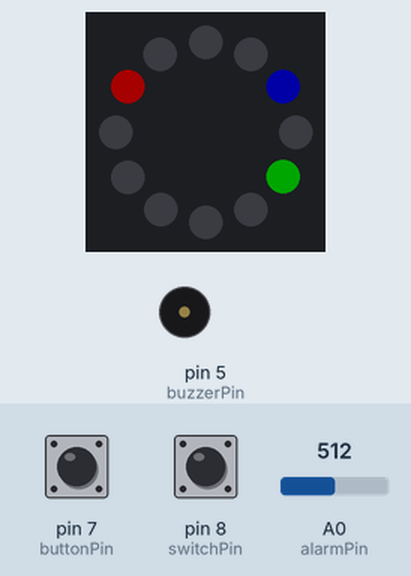
Simulated run of this sketch. Board: Arduino Uno, built with avr-gcc and run on an emulated ATmega328P. Parts: 12 RGB LEDs in a ring, first at the top, clockwise, buzzer (waves = sounding, pin HIGH). Inputs (shaded band) come from the test bench; at power-on: pin 8 (switchPin) LOW, pin 7 (buttonPin) LOW, A0 (alarmPin) = 512. Dim RGB values are drawn brighter than linear.

Above: at 1.2 s.
1.3 s: pin 8 (switchPin) pulled HIGH for 0.15 s
2.9 s: pin 7 (buttonPin) pulled HIGH for 0.15 s
At 6.0 s:
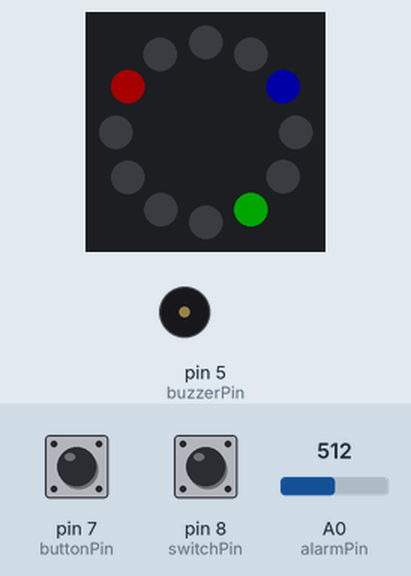
11.5 s: pin 8 (switchPin) pulled HIGH for 1 s
14.0 s: pin 7 (buttonPin) pulled HIGH for 1 s
At 31.2 s:
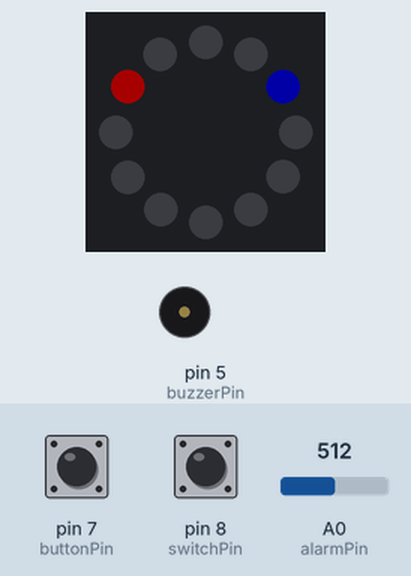
36.5 s: pin 8 (switchPin) pulled HIGH for 3.2 s
41.2 s: pin 7 (buttonPin) driven HIGH and pin 8 (switchPin) driven HIGH
Timing chart, 0 to 44.2 s (numbered marks = the images above; inputs shaded):
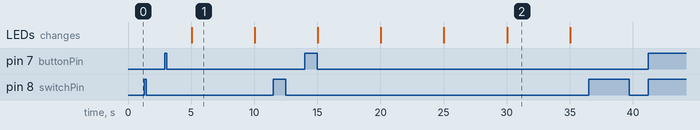

The sketch:

clock.ino
```cpp
#include <Adafruit_NeoPixel.h>
#include <Wire.h>
#include <RTClib.h>
short alarmPin = A0, //defines all the pins and global variables to be used in this project
switchPin = 8,
buttonPin = 7,
buzzerPin = 5,
ringPin = 6,

alarmHour = 0,
alarm5Minute = 0,

brightness = 40; //Maximum brightness of 255


RTC_Millis rtc; //defines the DS1307 as "rtc"
Adafruit_NeoPixel ring = Adafruit_NeoPixel(12, ringPin, NEO_GRB + NEO_KHZ800); //sets all the parameters of the ring

void setup() {
  Serial.begin(57600); //sets the rate of output of the serial monitor
  pinMode(switchPin,INPUT); //Sets switch and button pins to input, and buzzer pin to output
  pinMode(buttonPin,INPUT);
  pinMode(buzzerPin,OUTPUT);
  rtc.adjust(DateTime(F(__DATE__), F(__TIME__))); //sets the date and time of the RTC
  ring.begin(); //Starts the Neopixel ring
  ring.show(); //Initialize all pixels to 'off'
  ring.setBrightness(brightness); //sets brightness using variable set earlier
}

void loop(){
  DateTime now = rtc.now(); //Sets the date and time using the rtc
  while(digitalRead(switchPin)) setAlarm(); //While the switchPin is recieving HIGH input, setAlarm() is looped
  displayTime(now.second(), now.minute(), now.hour()); //Displays the current time on the neopixel
  buzz(now.minute(), now.hour()); //Runs the buzzer function
  delay(50); //Delays 50 milliseconds
}

void displayTime(short seconds, short minutes, short hours){ //displayTime() is passed the current second, minute, and hour
  reset(); //first clears the neopixel
  showSeconds(seconds); //Shows the current second on the neopixel
  showMinutes(minutes); //Shows the current minute on the neopixel
  showHours(hours);     //Shows the current hour on the neopixel
}

void reset(){ //Clears the neopixel
  for(int i=0;i<12;i++)  ring.setPixelColor(i, ring.Color(0,0,0)); //Sets all 12 pixels to rgb 0,0,0
  ring.show();  //displays new neopixel output
}

void showHours(short hours){
  short pixel = hours;
  if(pixel > 12) pixel -= 12; //if the hour is greater than 12, subtract 12 (ie 13:00 to 1:00)
  setPixels(pixel, 255, 0, 0); //sets the pixel to red
}

void showMinutes(float minutes){
  short pixel = floor(minutes/5);  //divides the minute by 5 and floor to give the appropriate pixel
  setPixels(pixel, 0, 0, 255); //sets the pixel to blue
}

void showSeconds(float seconds){
  short pixel = floor((seconds)/5);  //divides the second by 5 and floor to give the apprpriate pixel
  setPixels(pixel, 0, 255, 0); //sets the pixel to green
}

void setPixels(short pixel, short r, short g, short b){ //displays pixels based on pixel # and rgb values passed to it
  ring.setPixelColor(pixel, ring.Color(r,g,b)); //sets pixels
  ring.show(); //displays new neopixel output
}

void setAlarm(){ //Sets the time for the alarm to go off
  while(digitalRead(buttonPin) && digitalRead(switchPin)) //while button is unpressed, and switch is on
      setAlarmHour(); //Sets the hour for the alarm to go off on

  while(!digitalRead(buttonPin)); //Doesn't move to next while loop until button is unpressed

  while(digitalRead(buttonPin) && digitalRead(switchPin)) //while button is unpressed, and switch is on
      setAlarmMinute(); //Sets the minute for the alarm to go off on

  while(!digitalRead(buttonPin)); //Doesn't move to next while loop until button is unpressed
}

void setAlarmHour(){
  reset(); //Clears the neopixel ring
  short potVal = readPotValue();
  setPixels(potVal,255,0,0); //Sets the Neopixel hour pixel to the potentiometer value
  if(!digitalRead(buttonPin)) alarmHour = potVal; //if the button is clicked, alarmHour is set
}

void setAlarmMinute(){
  reset(); //Clears the neopixel ring
  short potVal = readPotValue();
  setPixels(potVal,0,0,255); //Sets the Neopixel minute pixel to the potentiometer value
  if(!digitalRead(buttonPin)) alarm5Minute = potVal;  //if the button is clicked, alarmMinute is set
}

short readPotValue(){
  short value = analogRead(alarmPin); //Sets the value to the analog reading of the alarmPin
  value = map(value, 0, 1024, 0, 12); //maps the potentiometer reading to 12 values
  return value; //returns the value
}

void buzz(short minutes, short hours){
  if(hours > 12) hours -= 12; //subtracts 12 from the hours if the hours is above 12 (ie 13:00 to 1:00)
  minutes = floor(minutes/5); //divides the current minute by 5 and floors the value. (ie 38mins = 7 pixels)

  if(alarmHour == hours && alarm5Minute == minutes){
    boolean buzzing = true;

    while(buzzing){ //while buzzing is set to true
      digitalWrite(buzzerPin, HIGH); //buzz with a delay of 1 millisecond
      delay(1);
      digitalWrite(buzzerPin, LOW);
      delay(1);

      if(!digitalRead(buttonPin)){ //Stops buzzing if button is clicked
        buzzing = false;
        alarmHour = alarm5Minute = 0; //Sets the alarm hour and minute back to 0
      }
    }
  }
}
```

Measured:
- after the input at 1.3 s, every drawn part: stays the same
- after the input at 2.9 s, the LEDs: change after 2.1 s (image 1)
- after the input at 11.5 s, every drawn part: stays the same
- after the input at 14.0 s, the LEDs: first change after 1.0 s (image 2 shows a later state)
- after the input at 36.5 s, every drawn part: stays the same
- after the input at 41.2 s, every drawn part: stays the same
- what the display in image 1 shows lasts 5.0 s, from 5.0 s to 10.0 s
